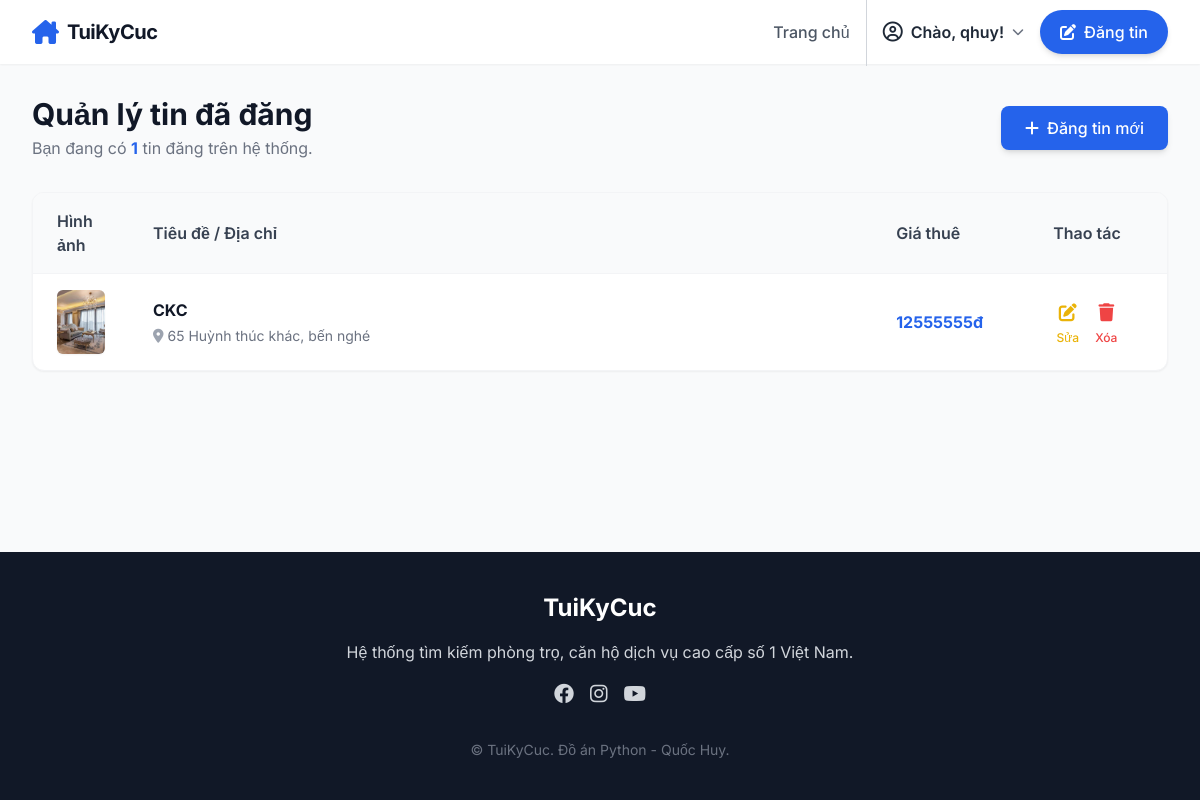
/quan-ly-tin/ (signed in), run on the app's committed database.
### quanly/models.py (models this page shows, shortened)
class PhongTro(models.Model):
    chu_tro = models.ForeignKey(User, on_delete=models.CASCADE)
    tieu_de = models.CharField(max_length=200)       # Chữ ngắn
    mo_ta = models.TextField()                       # Chữ dài (nhiều dòng)
    gia_thue = models.IntegerField()                 # Số nguyên (Ví dụ: 3000000)
    dien_tich = models.FloatField()                  # Số thập phân (Ví dụ: 25.5 m2)
    DANH_SACH_KHU_VUC = [
        ('Hà Nội', 'Hà Nội'),
        ('TPHCM', 'TPHCM'),
        ('Đà Nẵng', 'Đà Nẵng'),
        ('Kiên Giang', 'Kiên Giang'),
        ('Thái Bình', 'Thái Bình'),
        ('Hải Phòng', 'Hải Phòng'),
    ]
    khu_vuc = models.CharField(max_length=50, choices=DANH_SACH_KHU_VUC, default='Hà Nội')
    dia_chi = models.CharField(max_length=255)       # Chữ ngắn
    so_dien_thoai = models.CharField(max_length=15)  # Số điện thoại
    hinh_anh = models.ImageField(upload_to='phongtro/', null=True, blank=True) #hinh anh
    ngay_dang = models.DateTimeField(auto_now_add=True)

### quanly/views.py (the view)
# urls.py: path('quan-ly-tin/', views.quan_ly_tin, name='quan_ly_tin'),
@login_required(login_url='dang_nhap')
def quan_ly_tin(request):
    danh_sach_cua_toi = PhongTro.objects.filter(chu_tro=request.user).order_by('-id')
    return render(request, 'quanly/quan_ly_tin.html', {'danh_sach_cua_toi': danh_sach_cua_toi})

### quanly/templates/quanly/quan_ly_tin.html (shortened to what this page needs)
<!DOCTYPE html>
<html lang="vi">
<head>
    <script src="https://cdn.tailwindcss.com"></script>
    <link rel="stylesheet" href="https://cdnjs.cloudflare.com/ajax/libs/font-awesome/6.4.0/css/all.min.css">
</head>
<body class="bg-gray-50 text-gray-800 flex flex-col min-h-screen">
    <nav class="bg-white shadow-sm fixed w-full z-50 top-0">
        <div class="max-w-7xl mx-auto px-4 sm:px-6 lg:px-8">
            <div class="flex justify-between h-16">
                <div class="flex items-center">
                    <a href="/" class="flex-shrink-0 flex items-center gap-2">
                        <i class="fa-solid fa-house-chimney text-blue-600 text-2xl"></i>
                        <span class="font-bold text-xl tracking-tight text-gray-900">TuiKyCuc</span>
                    </a>
                </div>
                <div class="flex items-center space-x-4">
                    <a href="{% url 'trang_chu' %}" class="text-gray-600 hover:text-blue-600 font-medium transition">Trang chủ</a>
                    {% if request.user.is_authenticated %}
                        <div class="relative group cursor-pointer border-l pl-4 border-gray-300 py-5">
                            <div class="flex items-center gap-2 text-gray-800 font-semibold hover:text-blue-600 transition">
                                <i class="fa-regular fa-circle-user text-xl"></i>
                                <span>Chào, {{ request.user.username }}!</span>
                                <i class="fa-solid fa-chevron-down text-xs text-gray-500 transition-transform group-hover:rotate-180"></i>
                            </div>
                        </div>
                    {% endif %}
                    <a href="{% url 'dang_tin' %}" class="bg-blue-600 text-white px-5 py-2.5 rounded-full font-medium hover:bg-blue-700 transition shadow-md flex items-center gap-2 ml-2">
                        <i class="fa-solid fa-pen-to-square"></i> Đăng tin
                    </a>
                </div>
            </div>
        </div>
    </nav>
    <div class="flex-grow max-w-7xl mx-auto px-4 sm:px-6 lg:px-8 py-24 w-full">
        <div class="flex justify-between items-center mb-8">
            <div>
                <h1 class="text-3xl font-bold text-gray-900">Quản lý tin đã đăng</h1>
                <p class="text-gray-500 mt-1">Bạn đang có <span class="font-bold text-blue-600">{{ danh_sach_cua_toi.count }}</span> tin đăng trên hệ thống.</p>
            </div>
            <a href="{% url 'dang_tin' %}" class="bg-blue-600 text-white px-6 py-2.5 rounded-lg font-medium hover:bg-blue-700 transition shadow-md flex items-center gap-2">
                <i class="fa-solid fa-plus"></i> Đăng tin mới
            </a>
        </div>
        <div class="bg-white rounded-xl shadow-sm border border-gray-100 overflow-hidden">
            <table class="w-full text-left border-collapse">
                <thead class="bg-gray-50 border-b border-gray-100">
                    <tr>
                        <th class="px-6 py-4 font-semibold text-gray-700 w-24">Hình ảnh</th>
                        <th class="px-6 py-4 font-semibold text-gray-700">Tiêu đề / Địa chỉ</th>
                        <th class="px-6 py-4 font-semibold text-gray-700 w-32">Giá thuê</th>
                        <th class="px-6 py-4 font-semibold text-gray-700 text-center w-40">Thao tác</th>
                    </tr>
                </thead>
                <tbody class="divide-y divide-gray-100">
                    {% for phong in danh_sach_cua_toi %}
                    <tr class="hover:bg-gray-50 transition">
                        <td class="px-6 py-4">
                            {% if phong.hinh_anh %}
                                <img src="{{ phong.hinh_anh.url }}" class="w-20 h-16 object-cover rounded-md shadow-sm">
                            {% else %}
                                <div class="w-20 h-16 bg-gray-200 rounded-md flex items-center justify-center text-xs text-gray-400 shadow-sm">Trống</div>
                            {% endif %}
                        </td>
                        <td class="px-6 py-4">
                            <div class="font-bold text-gray-900 mb-1 line-clamp-1">{{ phong.tieu_de }}</div>
                            <div class="text-sm text-gray-500 flex items-center gap-1 line-clamp-1">
                                <i class="fa-solid fa-location-dot text-gray-400"></i> {{ phong.dia_chi }}
                            </div>
                        </td>
                        <td class="px-6 py-4 text-blue-600 font-bold whitespace-nowrap">{{ phong.gia_thue }}đ</td>
                        <td class="px-6 py-4">
                            <div class="flex justify-center gap-4">
                                <a href="{% url 'chinh_sua_tin' phong.id %}" class="text-yellow-500 hover:text-yellow-600 transition flex flex-col items-center gap-1">
                                    <i class="fa-solid fa-pen-to-square text-lg"></i>
                                    <span class="text-xs font-medium">Sửa</span>
                                </a>
                                <a href="{% url 'xoa_tin' phong.id %}" onclick="return confirm('Bạn có chắc chắn muốn xóa tin này vĩnh viễn không?');" class="text-red-500 hover:text-red-600 transition flex flex-col items-center gap-1">
                                    <i class="fa-solid fa-trash text-lg"></i>
                                    <span class="text-xs font-medium">Xóa</span>
                                </a>
                            </div>
                        </td>
                    </tr>
                    {% endfor %}
                </tbody>
            </table>
        </div>
    </div>
    <footer class="bg-gray-900 text-gray-300 py-10 mt-auto">
        <div class="max-w-7xl mx-auto px-4 sm:px-6 lg:px-8 text-center">
            <h3 class="text-2xl font-bold text-white mb-4">TuiKyCuc</h3>
            <p class="mb-4">Hệ thống tìm kiếm phòng trọ, căn hộ dịch vụ cao cấp số 1 Việt Nam.</p>
            <div class="flex justify-center gap-4 text-xl">
                <a href="https://www.facebook.com/profile.php?id=100028648551079" class="hover:text-blue-500 transition"><i class="fa-brands fa-facebook"></i></a>
                <a href="https://www.instagram.com/_qh163/" class="hover:text-pink-500 transition"><i class="fa-brands fa-instagram"></i></a>
                <a href="https://www.youtube.com/@TUITÊNBÔ" class="hover:text-red-500 transition"><i class="fa-brands fa-youtube"></i></a>
            </div>
            <p class="mt-8 text-sm text-gray-500">© TuiKyCuc. Đồ án Python - Quốc Huy.</p>
        </div>
    </footer>
</body>
</html>

### quanly/templates/quanly/quan_ly_tin.html (style rules this page uses)
body { font-family: 'Inter', sans-serif; }

### data on the page
PhongTro: hinh_anh (picture), tieu_de "CKC", dia_chi "65 Huỳnh thúc khác, bến nghé", gia_thue "12555555"

### other printed values
{{ request.user.username }} "qhuy"
{{ danh_sach_cua_toi.count }} "1"
